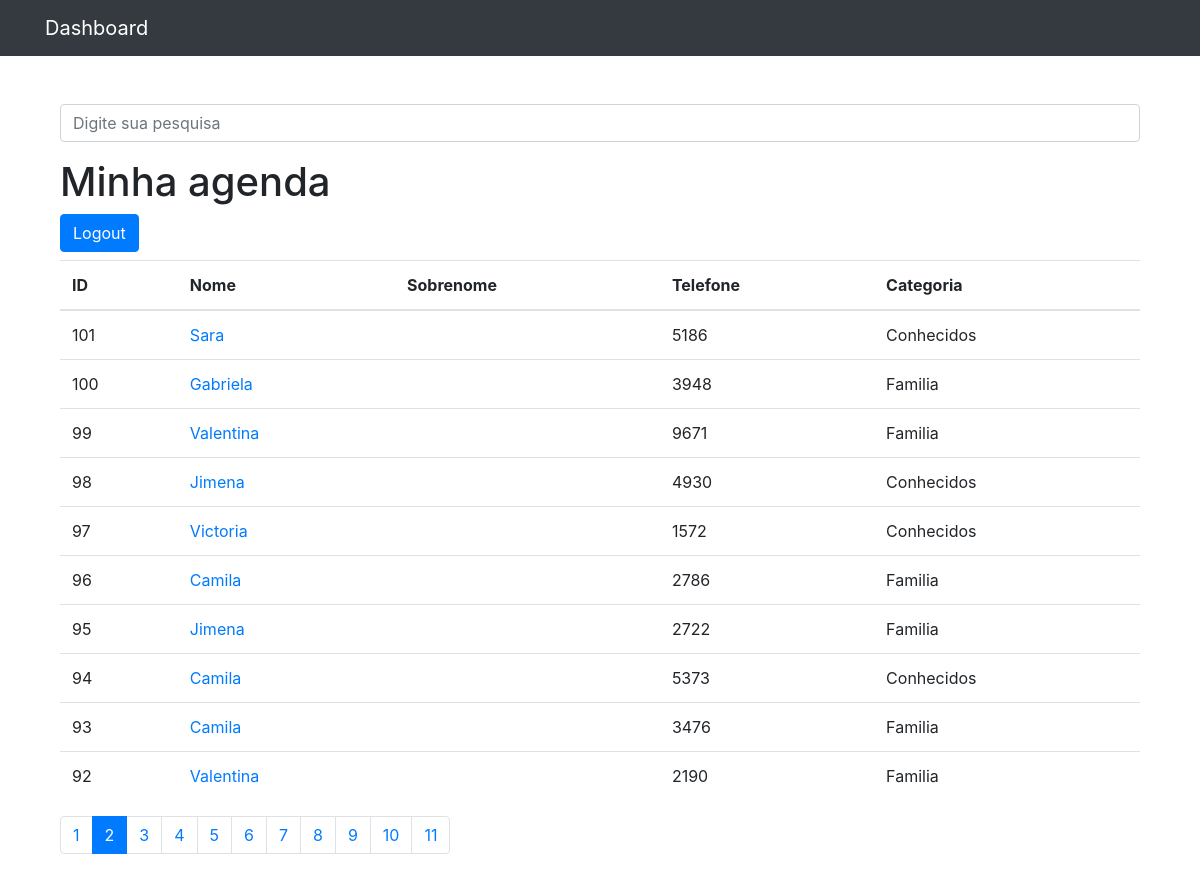
Screenshot of /contatos/?p=2&termo= with the database file from the repository.
### contatos/models.py (models this page shows, shortened)
class Contato(models.Model):
    nome = models.CharField(max_length=255)
    sobrenome = models.CharField(max_length=255, blank=True)
    telefone = models.CharField(max_length=255)
    email = models.CharField(max_length=255, blank=True)
    data_criacao = models.DateTimeField(default=timezone.now)
    descricao = models.TextField(blank=True)
    categoria = models.ForeignKey(Categoria, on_delete=models.DO_NOTHING)
    mostrar = models.BooleanField(default=True)
    foto = models.ImageField(blank=True, upload_to='pictures/%Y/%m/%d')

class Categoria(models.Model):
    nome = models.CharField(max_length=255)
    def __str__(self):
        return self.nome

### contatos/views.py (the view)
# urls.py: urlpatterns = [path('', views.index, name="index"),
def index(request):
    contatos = Contato.objects.order_by('-id').filter(mostrar=True)  # ordena os valores pelo id em ordem decrescente
    paginator = Paginator(contatos, 10)
    page = request.GET.get('p')
    contatos = paginator.get_page(page)  # redefinindo as lista de contatos para os 10 definidos em paginator
    return render(request, 'contatos/index.html', {"contatos": contatos, "nome": "João Pedro"})

### contatos/templates/contatos/index.html
{% extends 'base.html' %}
{%block conteudo%}
    <h1 class="mt-1">Minha agenda</h1>
    <form action="{% url 'sair' %}"><button type="submit" class="mb-2 btn btn-primary">Logout</button></form>
    <table class="table">
      <thead>
        <tr>
          <th>ID</th>
          <th>Nome</th>
          <th>Sobrenome</th>
          <th>Telefone</th>
          <th>Categoria</th>
        </tr>
      </thead>
      <tbody>
          {% for contato in contatos %}
            {% if contato.mostrar %}
            <tr>
              <td>{{ contato.id }}</td>
              <td>
                <a href="{% url 'ver_contato' contato.id %}">{{ contato.nome }}</a>
              </td>
              <td>{{ contato.sobrenome }}</td>
              <td>{{ contato.telefone }}</td>
              <td>{{ contato.categoria }}</td>
            </tr>
            {% endif %}
        {% endfor %}
      </tbody>
    </table>
<nav aria-label="Page navigation example">
  <ul class="pagination">
    {% for pagina in contatos.paginator.page_range %}
      {% if contatos.number == pagina %}
        <li class="page-item active">
          <a class="page-link" href="?p={{ pagina }}&termo={{ request.GET.termo }}">{{pagina}}</a>
        </li>
      {% else %}
        <li class="page-item">
          <a class="page-link" href="?p={{ pagina }}&termo={{ request.GET.termo }}">{{pagina}}</a>
        </li>
      {%endif%}
    {% endfor %}
  </ul>
</nav>
{%endblock%}

### rows the page displays
Contato: id "101", nome "Sara", telefone "5186", categoria "Conhecidos"
Contato: id "100", nome "Gabriela", telefone "3948", categoria "Familia"
Contato: id "99", nome "Valentina", telefone "9671", categoria "Familia"
Contato: id "98", nome "Jimena", telefone "4930", categoria "Conhecidos"
Contato: id "97", nome "Victoria", telefone "1572", categoria "Conhecidos"
Contato: id "96", nome "Camila", telefone "2786", categoria "Familia"
Contato: id "95", nome "Jimena", telefone "2722", categoria "Familia"
Contato: id "94", nome "Camila", telefone "5373", categoria "Conhecidos"
Contato: id "93", nome "Camila", telefone "3476", categoria "Familia"
Contato: id "92", nome "Valentina", telefone "2190", categoria "Familia"

### other values shown
{{ pagina }} "1" "3" "4" "5" "6" "7" "8" "9" "10" "11"
{{ pagina }} "2"
